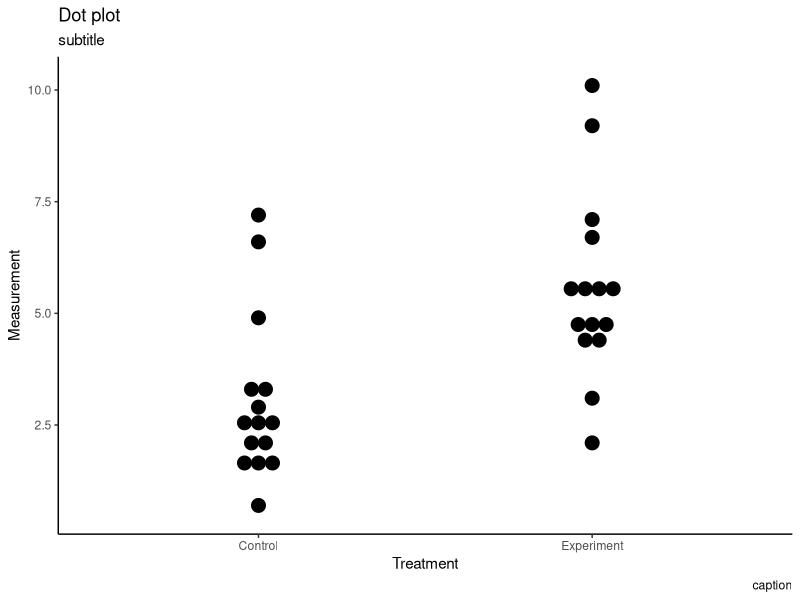
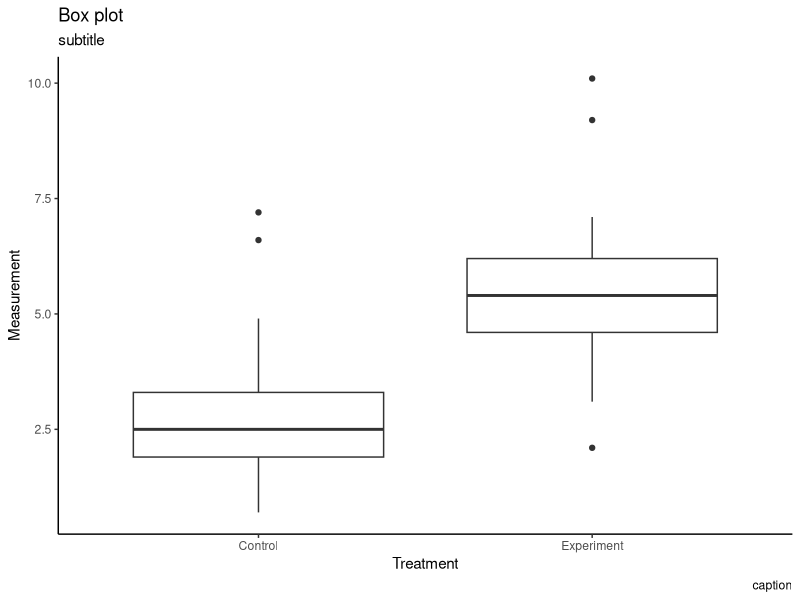
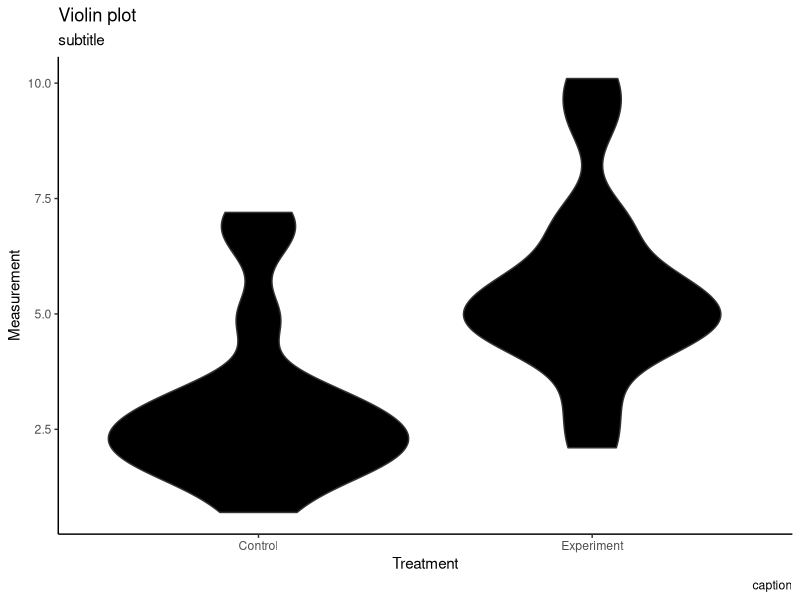
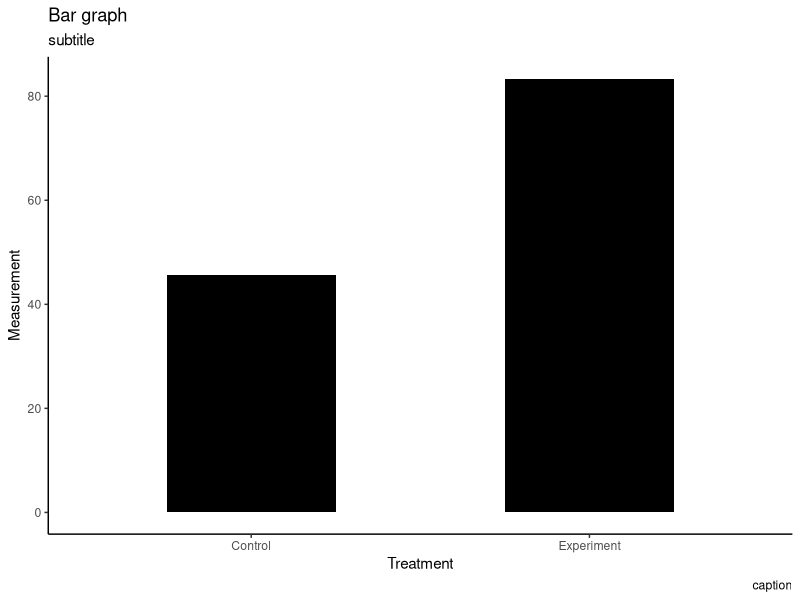

The R script that drew these images, in order:
## ---- chunk 1
library(readr)
library(ggplot2)
## ---- chunk 2
# load test data
difftest_test_data <- read_csv("difftest_test_data.csv")
## ---- chunk 3
# set theme
theme_set(theme_classic())

# dot plot
ggplot(difftest_test_data, aes(x = Treatment_m, y = Measurement_m)) + 
  geom_dotplot(binaxis='y', 
               stackdir='center', 
               dotsize = 1, 
               fill="black") +
  labs(title="Dot plot", 
         subtitle="subtitle",
         caption="caption",
         x="Treatment",
         y="Measurement")
## ---- chunk 4
# set theme
theme_set(theme_classic())

# box plot
ggplot(difftest_test_data, aes(x = Treatment_m,y = Measurement_m)) + 
  geom_boxplot(varwidth=T, fill="white") + 
  labs(title="Box plot", 
         subtitle="subtitle",
         caption="caption",
         x="Treatment",
         y="Measurement")
## ---- chunk 5
# set theme
theme_set(theme_classic())

# violin plot
ggplot(difftest_test_data, aes(x = Treatment_m,y = Measurement_m)) + 
  geom_violin(fill="black") + 
  labs(title="Violin plot", 
         subtitle="subtitle",
         caption="caption",
         x="Treatment",
         y="Measurement")
## ---- chunk 6
# set theme
theme_set(theme_classic())

# bar graph
ggplot(difftest_test_data, aes(x = Treatment_m, y = Measurement_m)) + 
  geom_bar(stat="identity", width=.5, fill="black") + 
  labs(title="Bar graph", 
         subtitle="subtitle",
         caption="caption",
         x="Treatment",
         y="Measurement")
